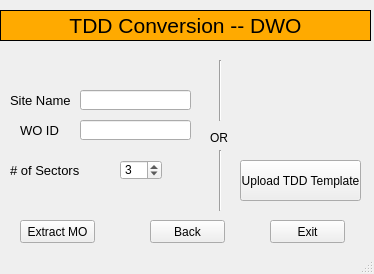
<?xml version="1.0" encoding="UTF-8"?>
<ui version="4.0">
 <class>tddWindow</class>
 <widget class="QMainWindow" name="tddWindow">
  <property name="geometry">
   <rect>
    <x>0</x>
    <y>0</y>
    <width>374</width>
    <height>274</height>
   </rect>
  </property>
  <property name="windowTitle">
   <string>TDD Conversion</string>
  </property>
  <widget class="QWidget" name="centralwidget">
   <widget class="QPushButton" name="backBtn_TDD">
    <property name="geometry">
     <rect>
      <x>150</x>
      <y>220</y>
      <width>75</width>
      <height>23</height>
     </rect>
    </property>
    <property name="text">
     <string>Back</string>
    </property>
   </widget>
   <widget class="QPushButton" name="exitBtn_TDD">
    <property name="geometry">
     <rect>
      <x>270</x>
      <y>220</y>
      <width>75</width>
      <height>23</height>
     </rect>
    </property>
    <property name="text">
     <string>Exit</string>
    </property>
   </widget>
   <widget class="QLineEdit" name="siteName_TDD">
    <property name="geometry">
     <rect>
      <x>80</x>
      <y>90</y>
      <width>111</width>
      <height>20</height>
     </rect>
    </property>
    <property name="alignment">
     <set>Qt::AlignCenter</set>
    </property>
   </widget>
   <widget class="QLabel" name="label_17">
    <property name="geometry">
     <rect>
      <x>20</x>
      <y>120</y>
      <width>40</width>
      <height>20</height>
     </rect>
    </property>
    <property name="font">
     <font>
      <pointsize>10</pointsize>
     </font>
    </property>
    <property name="text">
     <string>WO ID</string>
    </property>
   </widget>
   <widget class="QLineEdit" name="woID_TDD">
    <property name="geometry">
     <rect>
      <x>80</x>
      <y>120</y>
      <width>111</width>
      <height>20</height>
     </rect>
    </property>
    <property name="alignment">
     <set>Qt::AlignCenter</set>
    </property>
   </widget>
   <widget class="QLabel" name="label_13">
    <property name="geometry">
     <rect>
      <x>10</x>
      <y>90</y>
      <width>60</width>
      <height>20</height>
     </rect>
    </property>
    <property name="font">
     <font>
      <pointsize>10</pointsize>
     </font>
    </property>
    <property name="text">
     <string>Site Name</string>
    </property>
   </widget>
   <widget class="QSpinBox" name="sectors_TDD">
    <property name="geometry">
     <rect>
      <x>120</x>
      <y>160</y>
      <width>42</width>
      <height>20</height>
     </rect>
    </property>
    <property name="minimum">
     <number>1</number>
    </property>
    <property name="maximum">
     <number>6</number>
    </property>
    <property name="value">
     <number>3</number>
    </property>
   </widget>
   <widget class="QLabel" name="label_4">
    <property name="geometry">
     <rect>
      <x>10</x>
      <y>160</y>
      <width>71</width>
      <height>20</height>
     </rect>
    </property>
    <property name="font">
     <font>
      <pointsize>10</pointsize>
     </font>
    </property>
    <property name="text">
     <string># of Sectors</string>
    </property>
   </widget>
   <widget class="Line" name="line">
    <property name="geometry">
     <rect>
      <x>210</x>
      <y>60</y>
      <width>20</width>
      <height>61</height>
     </rect>
    </property>
    <property name="orientation">
     <enum>Qt::Vertical</enum>
    </property>
   </widget>
   <widget class="QLabel" name="label">
    <property name="geometry">
     <rect>
      <x>210</x>
      <y>130</y>
      <width>21</width>
      <height>16</height>
     </rect>
    </property>
    <property name="text">
     <string>OR</string>
    </property>
   </widget>
   <widget class="Line" name="line_2">
    <property name="geometry">
     <rect>
      <x>210</x>
      <y>150</y>
      <width>20</width>
      <height>61</height>
     </rect>
    </property>
    <property name="orientation">
     <enum>Qt::Vertical</enum>
    </property>
   </widget>
   <widget class="QPushButton" name="executeBtn_TDD">
    <property name="geometry">
     <rect>
      <x>20</x>
      <y>220</y>
      <width>75</width>
      <height>23</height>
     </rect>
    </property>
    <property name="text">
     <string>Extract MO</string>
    </property>
   </widget>
   <widget class="QPushButton" name="uploadTDDBtn">
    <property name="geometry">
     <rect>
      <x>240</x>
      <y>160</y>
      <width>121</width>
      <height>41</height>
     </rect>
    </property>
    <property name="text">
     <string>Upload TDD Template</string>
    </property>
   </widget>
   <widget class="QLabel" name="label_2">
    <property name="geometry">
     <rect>
      <x>270</x>
      <y>70</y>
      <width>61</width>
      <height>81</height>
     </rect>
    </property>
    <property name="styleSheet">
     <string notr="true">image: url(:/images/upload_orange.png);</string>
    </property>
    <property name="text">
     <string/>
    </property>
    <property name="scaledContents">
     <bool>true</bool>
    </property>
   </widget>
   <widget class="QLabel" name="label_3">
    <property name="geometry">
     <rect>
      <x>0</x>
      <y>10</y>
      <width>371</width>
      <height>31</height>
     </rect>
    </property>
    <property name="font">
     <font>
      <pointsize>16</pointsize>
     </font>
    </property>
    <property name="styleSheet">
     <string notr="true">background-color: rgb(255, 170, 0);
color: rgb(0, 0, 0);</string>
    </property>
    <property name="frameShape">
     <enum>QFrame::Box</enum>
    </property>
    <property name="text">
     <string>TDD Conversion -- DWO</string>
    </property>
    <property name="alignment">
     <set>Qt::AlignCenter</set>
    </property>
   </widget>
  </widget>
  <widget class="QStatusBar" name="statusbar"/>
 </widget>
 <resources>
  <include location="resources.qrc"/>
 </resources>
 <connections/>
</ui>
